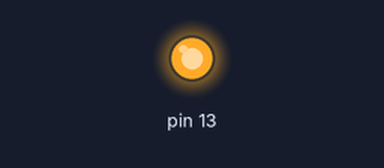
This sketch was run on a simulated Arduino Uno, built with avr-gcc and run on an emulated ATmega328P. Shown: output pins drawn as LEDs (lit = HIGH).

Above: at 1.0 s.
At 10.3 s:
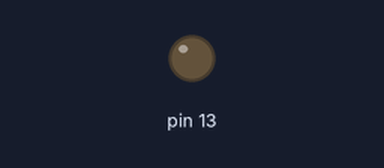
Timing chart, 0 to 15.6 s (numbered marks = the images above):
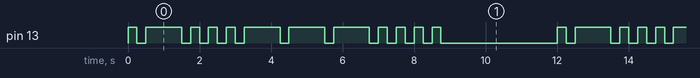

The sketch:

morse.ino
```cpp
#include <Morse.h>

Morse morse(13);

void setup()
{
}

//*-** *---****
void loop()
{
  morse.dot();
  morse.dash();
  morse.dot();
  morse.dot();

  morse.dot();
  morse.dash();
  morse.dash();
  morse.dash();
  morse.dot();
  morse.dot();
  morse.dot();
  morse.dot();

  delay(3000);
}
```

Morse.h
```cpp
#ifndef _MORSE_H
#define _MORSE_H
class Morse
{
  public:
    Morse(int pin);
    void dot();
    void dash();
    void c_space();
    void w_space();
  private:
    int _pin;
    int _dottime;
};
#endif /*_MORSE_H*/
```

Measured:
- by itself, pin 13: repeats every 12.0 s: LOW 0.25 s, HIGH 1.0 s, 3 × (LOW 0.25 s, HIGH 0.25 s), 3 × (LOW 0.25 s, HIGH 1.0 s), 4 × (LOW 0.25 s, HIGH 0.25 s), LOW 3.3 s, HIGH 0.25 s
- by itself, everything shown: repeats every 12.0 s, in 24 steps
